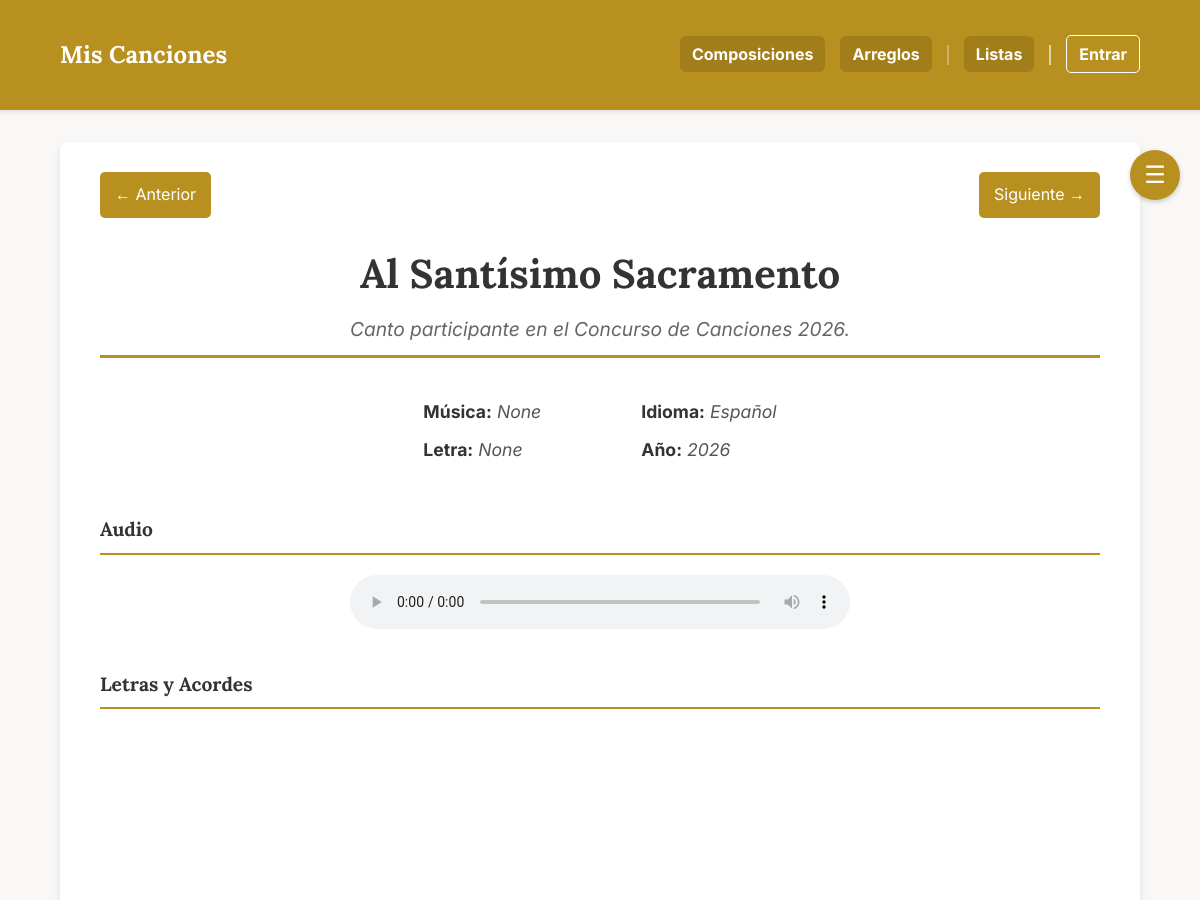
/composicion/28?context=index&tag_name=&search=&sort_by=alfabetico (upper part), run on an earlier commit of the app's database.
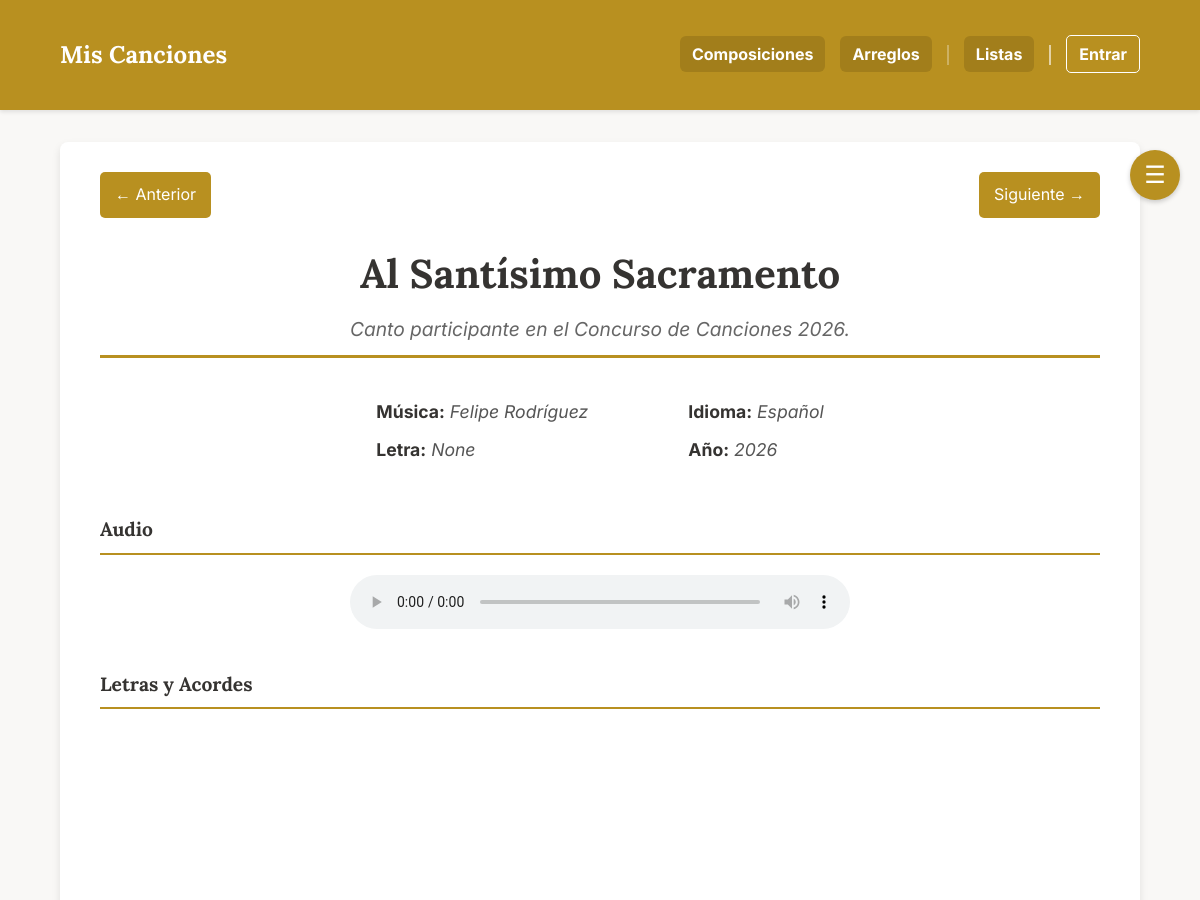
And on a later commit of the database.
### app.py (models this page shows, shortened)
class Cancion(db.Model):
    id = db.Column(db.Integer, primary_key=True)
    titulo = db.Column(db.String(150), nullable=False)
    musica = db.Column(db.String(100))
    letra = db.Column(db.String(100))
    adaptacion = db.Column(db.String(100))
    idioma = db.Column(db.String(50))
    dia = db.Column(db.Integer, nullable=True)
    mes = db.Column(db.Integer, nullable=True)
    anio = db.Column(db.Integer)
    descripcion = db.Column(db.Text)
    audio = db.Column(db.String(150))
    letras_acordes = db.Column(db.String(150)) # Antes 'partitura' (PDF)
    partitura = db.Column(db.String(150))      # Antes 'partitura_xml' (MusicXML)
    midi = db.Column(db.String(150))           # Archivo MIDI
    tags_json = db.Column(db.String(500))
    tipo = db.Column(db.String(50), nullable=False, default='local')
    categorias_json = db.Column(db.String(200))
    youtube_video_embed = db.Column(db.Text)
    youtube_audio_embed = db.Column(db.Text)
    @property
    def tags(self):
        return json.loads(self.tags_json) if self.tags_json else []

### app.py (the view)
@app.route('/composicion/<int:comp_id>')
def ver_composicion(comp_id):
    context = request.args.get('context', 'index')
    tag_name = request.args.get('tag_name')
    search_query = request.args.get('search')
    sort_by = request.args.get('sort_by', 'canonico')
    playlist = get_playlist_songs(context, tag_name, search_query, sort_by)
    playlist_ids = [song.id for song in playlist]
    try:
        current_index = playlist_ids.index(comp_id)
    except ValueError:
        current_index = -1
    prev_song_url = None
    if current_index > 0:
        prev_id = playlist_ids[current_index - 1]
        prev_song_url = url_for('ver_composicion', comp_id=prev_id, context=context, tag_name=tag_name, search=search_query, sort_by=sort_by)
    next_song_url = None
    if current_index != -1 and current_index < len(playlist_ids) - 1:
        next_id = playlist_ids[current_index + 1]
        next_song_url = url_for('ver_composicion', comp_id=next_id, context=context, tag_name=tag_name, search=search_query, sort_by=sort_by)
    playlist_title = "Catálogo Completo"
    if context == 'composiciones':
        playlist_title = "Composiciones"
    elif context == 'arreglos':
        playlist_title = "Arreglos"
    elif context == 'tag' and tag_name:
        if ':' in tag_name:
            playlist_title = tag_name.split(':', 1)[1].strip()
        else:
            playlist_title = tag_name
    playlist_url = url_for('index') # URL por defecto
    if context == 'composiciones':
        playlist_url = url_for('ver_composiciones', search=search_query, sort_by=sort_by)
    elif context == 'arreglos':
        playlist_url = url_for('ver_arreglos', search=search_query, sort_by=sort_by)
    elif context == 'tag' and tag_name:
        playlist_url = url_for('ver_tag', tag_name=tag_name, search=search_query, sort_by=sort_by)
    elif context == 'index':
         playlist_url = url_for('index', search=search_query, sort_by=sort_by)
    obra_encontrada = Cancion.query.get_or_404(comp_id)
    partitura_path = obra_encontrada.partitura
    comentarios_obra = Comentario.query.filter_by(obra_id=comp_id).order_by(Comentario.fecha_creacion.desc()).all()
    return render_template('composicion.html', obra=obra_encontrada, partitura_path=partitura_path, comentarios=comentarios_obra, prev_song_url=prev_song_url, next_song_url=next_song_url, playlist=playlist, playlist_title=playlist_title, playlist_url=playlist_url)

### templates/composicion.html (shortened to what this page needs)
{% extends "base.html" %}
{% block content %}
    <button id="open-playlist-btn" class="playlist-toggle-btn">☰</button>
    <div class="detalle-obra">
        <div class="detalle-header">
            {% if prev_song_url %}
                <a href="{{ prev_song_url }}" class="btn-nav">← Anterior</a>
            {% else %}
                <span class="btn-nav-disabled">← Anterior</span>
            {% endif %}
            {% if next_song_url %}
                <a href="{{ next_song_url }}" class="btn-nav">Siguiente →</a>
            {% else %}
                <span class="btn-nav-disabled">Siguiente →</span>
            {% endif %}
        </div>
        <div class="title-container">
            <h2>{{ obra.titulo }}</h2>
            {% if obra.descripcion %}
                <p class="song-subtitle">{{ obra.descripcion }}</p>
            {% endif %}
        </div>
        <div class="metadata-grid">
            <div class="metadata-column">
                <p><span class="metadata-label">Música:</span> <span class="metadata-value">{{ obra.musica }}</span></p>
                <p><span class="metadata-label">Letra:</span> <span class="metadata-value">{{ obra.letra }}</span></p>
            </div>
            <div class="metadata-column">
                <p><span class="metadata-label">Idioma:</span> <span class="metadata-value">{{ obra.idioma }}</span></p>
                <p><span class="metadata-label">Año:</span> <span class="metadata-value">{{ obra.anio }}</span></p>
            </div>
        </div>
        {% if obra.tipo == 'local' %}
            <h4>Audio</h4>
            <audio controls class="reproductor">
                <source src="{{ url_for('static', filename=obra.audio) }}" type="audio/mpeg">
            </audio>
            {% if obra.letras_acordes %}
                <h4>Letras y Acordes</h4>
                <embed src="{{ url_for('static', filename=obra.letras_acordes) }}" type="application/pdf" width="100%" height="700px" />
            {% endif %}
        {% endif %}
    </div>
{% endblock %}

### templates/base.html (shortened to what this page needs)
<!DOCTYPE html>
<html lang="es">
<head>
    <link rel="stylesheet" href="{{ url_for('static', filename='style.css') }}">
</head>
<body>
    <header>
        <nav class="container">
            <a href="{{ url_for('index') }}" class="brand-logo">Mis Canciones</a>
            <ul>
                <li><a href="{{ url_for('ver_composiciones') }}">Composiciones</a></li>
                <li><a href="{{ url_for('ver_arreglos') }}">Arreglos</a></li>
                <li class="nav-separator"></li>
                <li><a href="{{ url_for('ver_listas') }}">Listas</a></li>
                <li class="nav-separator nav-separator-thick"></li>
                {% if session.logged_in %}
                    <li><a href="{{ url_for('logout') }}" class="login-link">Salir</a></li>
                {% else %}
                    <li><a href="{{ url_for('login') }}" class="login-link">Entrar</a></li>
                {% endif %}
            </ul>
        </nav>
    </header>
    <main class="container">
        {% block content %}{% endblock %}
    </main>
</body>
</html>

### static/style.css (style rules this page uses)
:root { --color-principal: #b89020; --color-fondo: #f9f8f6; --color-boton-nav: #a27e1b; --color-texto: #353331; --color-acento: #dcb33f; --color-blanco: #ffffff; }
body { font-family: 'Inter', sans-serif; background-color: var(--color-fondo); color: var(--color-texto); margin: 0; line-height: 1.6; }
h1, h2, h3, h4, h5, h6, .brand-logo { font-family: 'Lora', serif; font-weight: 700; }
.container { max-width: 100%; margin: 20px auto; padding: 0 5%; }
header { background-color: var(--color-principal); color: var(--color-blanco); padding: 1rem 0; margin-bottom: 2rem; box-shadow: 0 2px 4px rgba(0,0,0,0.1); }
nav { display: flex; justify-content: space-between; align-items: center; }
.brand-logo { font-size: 1.5em; font-weight: bold; color: var(--color-blanco); text-decoration: none; }
nav ul { list-style: none; margin: 0; padding: 0; display: flex; align-items: center; gap: 15px; }
nav ul li { margin-left: 0; }
nav ul li a { color: var(--color-blanco); text-decoration: none; font-weight: bold; transition: all 0.2s; padding: 8px 12px; border-radius: 6px; background-color: var(--color-boton-nav); }
.nav-separator { border-left: 2px solid rgba(255, 255, 255, 0.3); height: 20px; margin: 0; }
.nav-separator-thick { border-left-color: rgba(255, 255, 255, 0.6); }
.detalle-obra { background-color: var(--color-blanco); padding: 30px 40px; border-radius: 8px; box-shadow: 0 4px 8px rgba(0,0,0,0.1); max-width: 100%; margin: 0 auto; }
.detalle-header { display: flex; justify-content: space-between; align-items: center; margin-bottom: 1.5rem; }
.title-container { text-align: center; margin-bottom: 2.5rem; padding-bottom: 10px; border-bottom: 3px solid var(--color-principal); }
.detalle-obra h2 { font-size: 2.5em; margin-top: 0; margin-bottom: 0.5rem; }
.song-subtitle { font-style: italic; color: #666; font-size: 1.2em; margin: 0; }
.metadata-grid { display: flex; justify-content: center; gap: 100px; margin: 0 auto 2.5rem auto; font-size: 1.1em; }
.metadata-column p { margin: 0 0 10px 0; }
.metadata-label { font-weight: bold; color: var(--color-texto); }
.metadata-value { color: #555; font-style: italic; }
.detalle-obra h4 { font-size: 1.2em; border-bottom: 2px solid var(--color-principal); padding-bottom: 8px; margin-top: 40px; margin-bottom: 20px; }
.reproductor { width: 100%; max-width: 500px; margin: 20px auto; display: block; }
.btn-nav { display: inline-block; text-decoration: none; background-color: var(--color-principal); color: white; padding: 10px 15px; border-radius: 5px; transition: background-color 0.2s; }
.login-link { background-color: rgba(0,0,0,0.1); border-radius: 5px; }
.login-link { background-color: transparent; border: 1px solid var(--color-blanco); border-radius: 5px; }
.playlist-toggle-btn { position: fixed; top: 150px; right: 20px; font-size: 24px; background-color: var(--color-principal); color: white; border: none; border-radius: 50%; width: 50px; height: 50px; cursor: pointer; z-index: 1001; box-shadow: 0 2px 5px rgba(0,0,0,0.2); transition: top 0.3s ease-in-out; }

What changed in the data, as far as the page shows it:
changed Cancion "Al Santísimo Sacramento": musica "None" → "Felipe Rodríguez"
